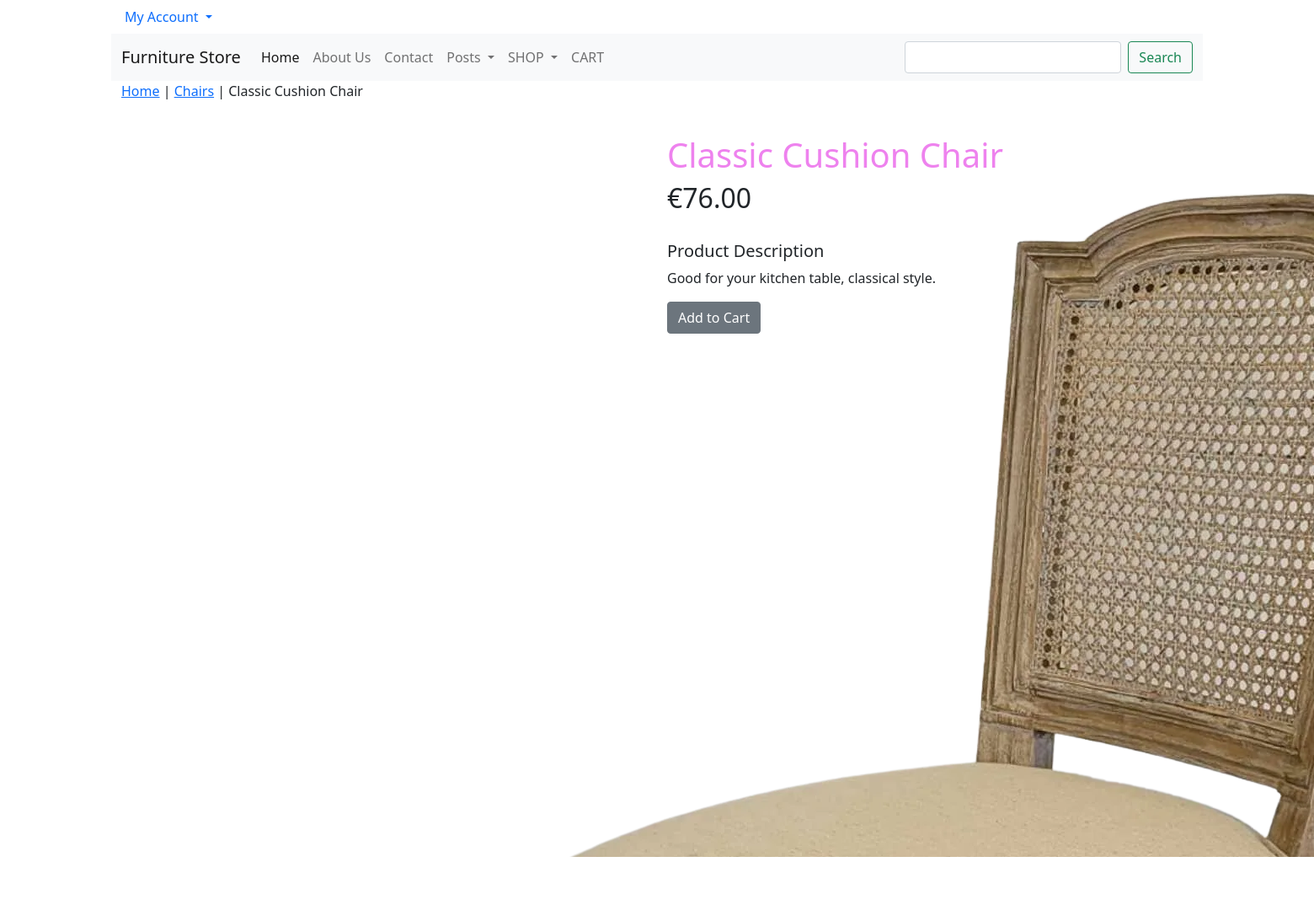
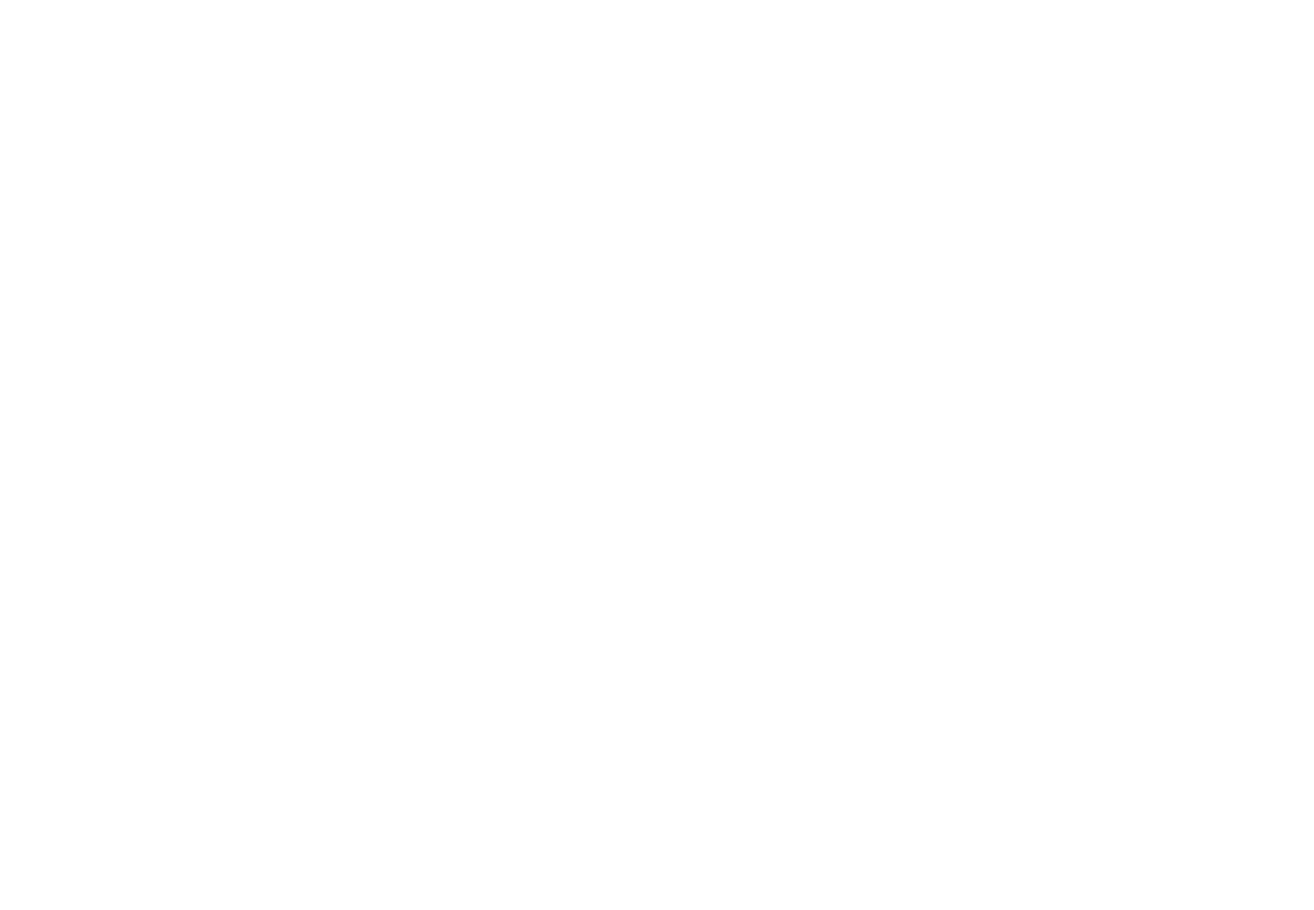
The app's page /8061d6a3-90b3-4df7-b934-017ea9ec8078/e4116c37-940a-4677-973e-f3dbaf050306/ (signed in) with its own data (2 pictures, top to bottom).
### shop/models.py (models this page shows, shortened)
class Product(models.Model):
    id = models.UUIDField(
        primary_key=True,
        default=uuid.uuid4,
        editable=False)
    name = models.CharField(max_length=250, unique=True)
    description = models.TextField(blank = True)
    category = models.ForeignKey(Category, on_delete=models.CASCADE)
    price = models.DecimalField(max_digits=10, decimal_places=2)
    image = models.ImageField(upload_to = 'product', blank=True)
    stock = models.IntegerField()
    available = models.BooleanField(default=True)
    created = models.DateTimeField(auto_now_add=True, blank = True, null= True)
    updated = models.DateTimeField(auto_now=True, blank = True, null= True)
    class Meta:
        ordering = ('name',)
        verbose_name = 'product'
        verbose_name_plural = 'products'

class Category(models.Model):
    id = models.UUIDField(
        primary_key=True,
        default=uuid.uuid4,
        editable=False
    )
    name = models.CharField(max_length=250, unique=True)
    description = models.TextField(blank = True)
    image = models.ImageField(upload_to = 'category', blank=True)
    class Meta:
        ordering = ('name',)
        verbose_name = 'category'
        verbose_name_plural = 'categories'
    def get_absolute_url(self):
        return reverse('products_by_category', args=[self.id])
    def __str__(self):
        return self.name

### shop/views.py (the view)
# urls.py: path('<uuid:category_id>/<uuid:product_id>/', views.product_detail, name = 'product_detail'),
def product_detail(request, category_id, product_id):
    product = get_object_or_404(Product, category_id=category_id, id=product_id)
    return render(request, 'product.html', {'product': product})

### accounts/models.py (called while the page is built)
    def get_absolute_url(self):
        return reverse("show_profile", args=[str(self.id)])

### cart/context_processors.py (called while the page is built)
def counter(request):
    item_count = 0
    if 'admin' in request.path:
        return {}
    else:
        try:
            cart = Cart.objects.filter(cart_id=_cart_id(request))
            cart_items = CartItem.objects.all().filter(cart=cart[:1])
            for cart_item in cart_items:
                item_count += cart_item.quantity
        except Cart.DoesNotExist:
            item_count = 0
    return {'item_count':item_count}

### cart/views.py (called while the page is built)
def _cart_id(request):
    cart = request.session.session_key
    if not cart:
        cart = request.session.create()
    return cart

### shop/context_processors.py (called while the page is built)
def menu_links(request):
    links = Category.objects.all()
    return {'links':links}

### templates/product.html (shortened to what this page needs)
{% extends "base.html" %}
{% load static %}
{% load crispy_forms_tags%}
{% block content %}
 <div class = "row my_prod_row_class">
 <div class = "mx-auto">
 <p><a class = "a_hover_color" href="{% url 'all_products' %}">Home</a> | <a class = "a_hover_color" href="{{product.category.get_url }}">{{product.category}}</a> | {{product.name}}</p>
 </div>
 <div class="container">
 <br>
 <div class="row">
 <div class="col-12 col-sm-12 col-md-12 col-lg-6 text-center">
 <div class="mid-width: 18rem;">
 <img class="prod_img" src="{{product.image.url}}" alt="{{product.name}}">
 </div>
 </div>
 <div class="col-12 col-sm-12 col-md-12 col-lg-6">
 <div class="left-pad">
 <h1 class="my_prod_title">{{product.name}}</h1>
 <h2>€{{product.price}}</h2>
 <br>
 <h5 class="my_title">Product Description</h5>
 <p class="text-justify my_prod_text">{{product.description}}</p>
 {% if product.stock == 0%}
    <p><b>Out of Stock</b></p>
    {% else %}
    <a class="cart-button btn btn-secondary" href="{% url 'cart:add_cart' product.id %}">Add to Cart</a>
    {% endif %}
    <br>
 </div>
 </div>
 </div>
 </div>
 </div>
{% endblock %}

### static/css/base.css (style rules this page uses)
h1, a, header { color: violet; }
body { font-family: 'Source Sans Pro', sans-serif; font-size: 18px; }

### records on screen
Product: category "Chairs", name "Classic Cushion Chair", image (picture), price "76.00", description "Good for your kitchen table, classical style."
